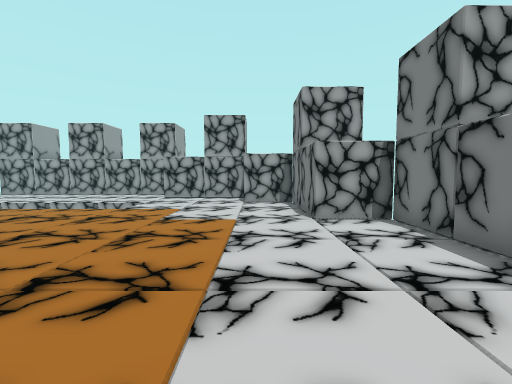
View 1 (above)

16 first-person views from a walk through a scene from a Unity 3-D project. The camera is 0.58 m above the floor, tilts 4° down and sees 90° across. The floor is counted in squares, 0.5 m on a side. Each view is taken from the middle of a square. On the plan, view 1 faces up. The plan holds only what a view shows up to about 12 squares ahead; the rest is blank. The player is left out.

View 2
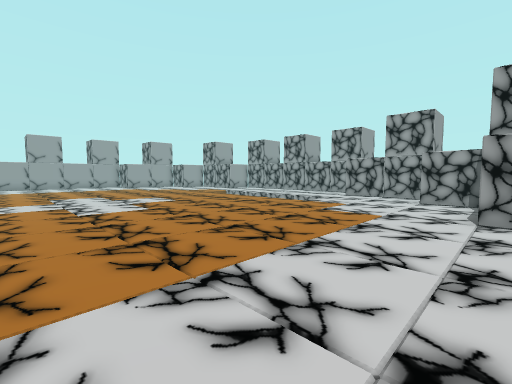

View 3
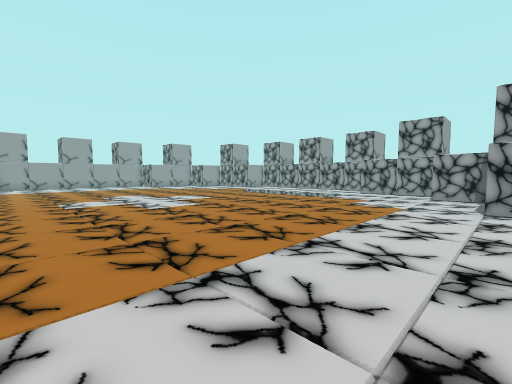

View 4
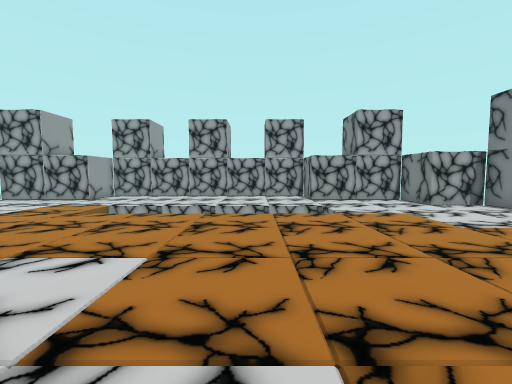

View 5
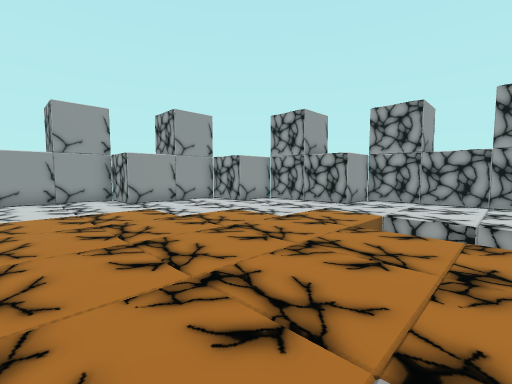

View 6
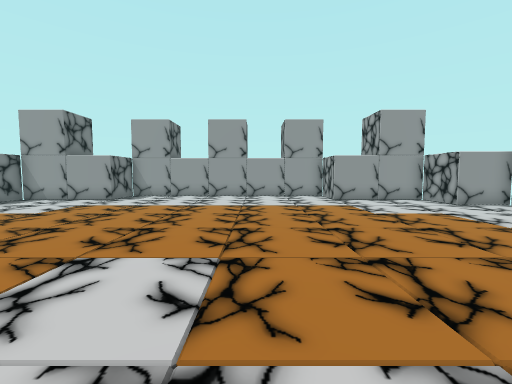

View 7
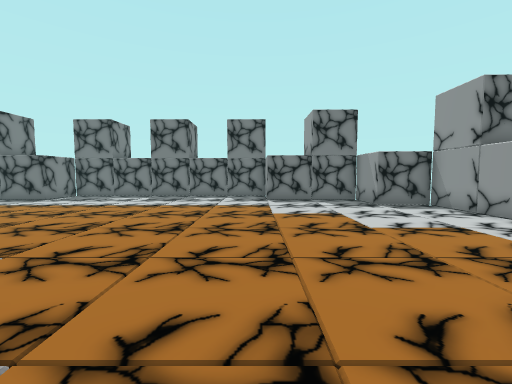

View 8
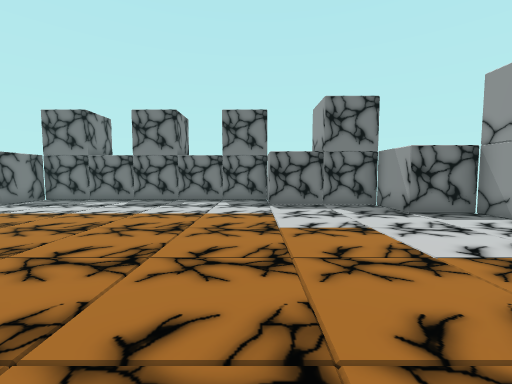

View 9
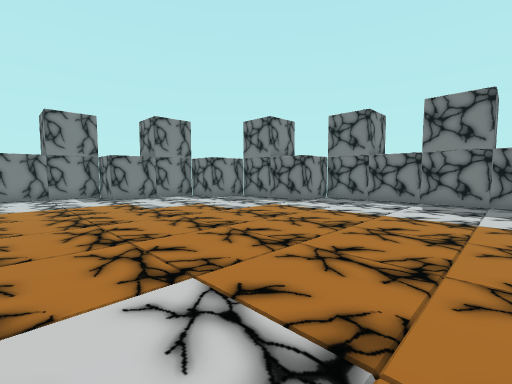

View 10
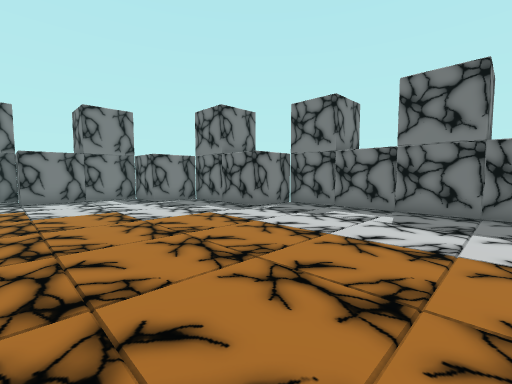

View 11
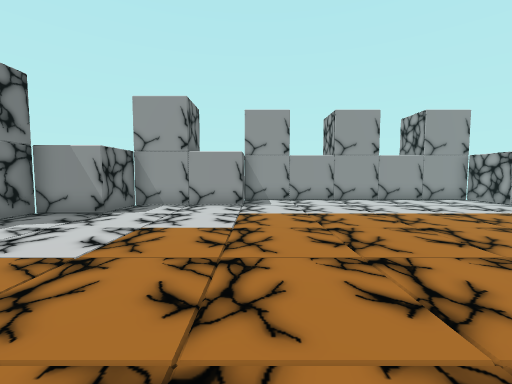

View 12
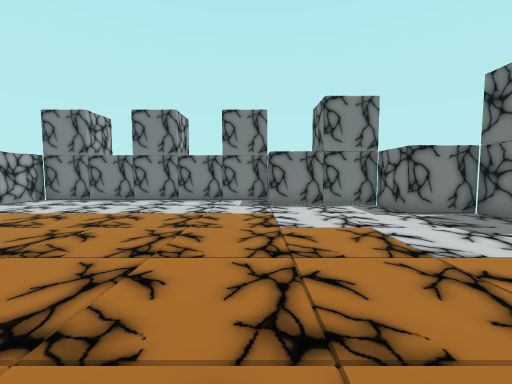

View 13
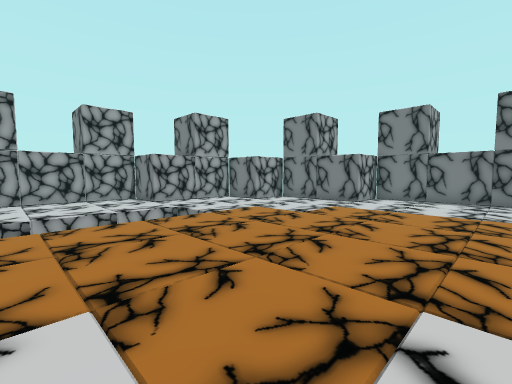

View 14
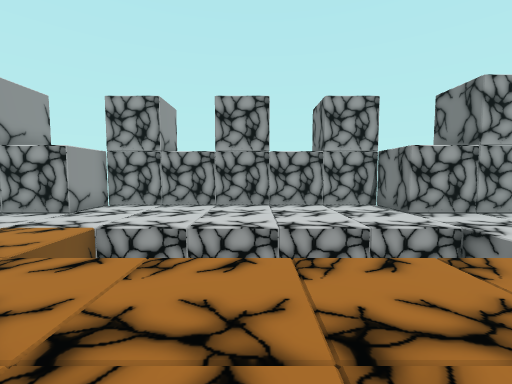

View 15
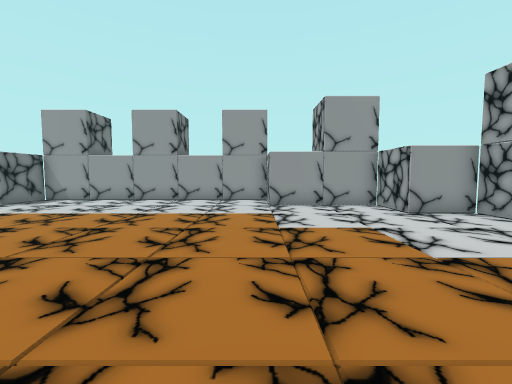

View 16
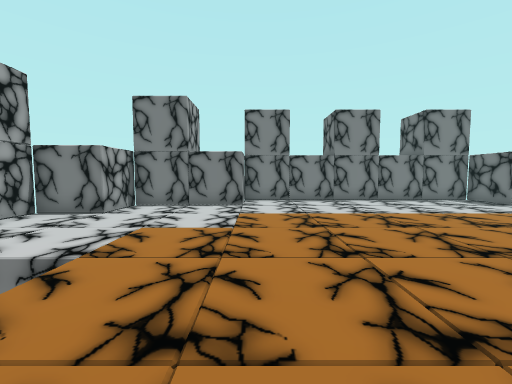

### Floor plan
Points are (right, up) in squares from view 1. A wall is a line through its corners. A room is listed if a view was taken in it or the views show most of it. See-through windows are left out.
Room 1 (views 1, 2, 3, 4, 5, 6, 7, 8, 9, 10, 11, 12, 13, 14, 15, 16)
walls: (-20.5, 6.5) (-22.5, 6.5) (-22.5, -3.5) (-20.5, -3.5) (-20.5, -7.5) (-18.5, -7.5) (-18.5, -9.5) (-14.5, -9.5) (-14.5, -11.5) (-4.5, -11.5) (-4.5, -9.5) (-0.5, -9.5) (-0.5, -7.5) (1.5, -7.5) (1.5, -3.5) (3.5, -3.5) (3.5, 6.5) (1.5, 6.5) (1.5, 10.5) (-0.5, 10.5) (-0.5, 12.5) (-4.5, 12.5) (-4.5, 14.5) (-14.5, 14.5) (-14.5, 12.5) (-18.5, 12.5) (-18.5, 10.5) (-20.5, 10.5) (-20.5, 6.5)

Positions as (right, up) in squares from view 1, and headings:
1: (0, 0), facing up
2: (2, -1), facing up-left
3: (2, -3), facing up-left
4: (-7, 1), facing up
5: (-10, 3), facing up-left
6: (-9, 3), facing left
7: (-14, 2), facing down
8: (-14, 0), facing down
9: (-11, 0), facing down-right
10: (-11, -3), facing down-right
11: (-11, -3), facing left
12: (-8, -3), facing right
13: (-9, 2), facing up-right
14: (-9, 5), facing up
15: (-11, 6), facing left
16: (-8, 6), facing right
